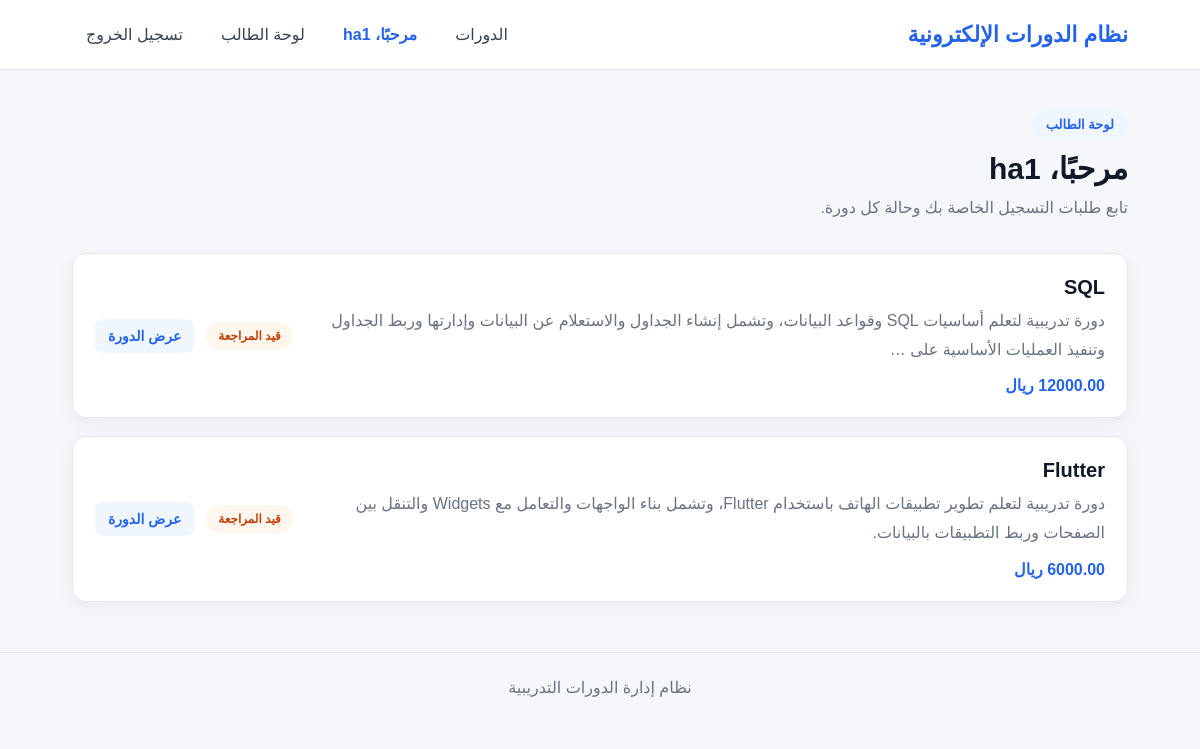
/student/dashboard/ (signed in), run on the app's committed database.
### courses/models/enrollment.py (models this page shows, shortened)
class Enrollment(models.Model):
    STATUS_CHOICES = (
        ("pending", "قيد المراجعة"),
        ("approved", "مقبول"),
        ("rejected", "مرفوض"),
    )
    student = models.ForeignKey(
        User,
        on_delete=models.CASCADE,
        related_name="enrollments",
        verbose_name="الطالب"
    )
    course = models.ForeignKey(
        Course,
        on_delete=models.CASCADE,
        related_name="enrollments",
        verbose_name="الدورة"
    )
    status = models.CharField(
        max_length=20,
        choices=STATUS_CHOICES,
        default="pending",
        verbose_name="حالة الطلب"
    )
    enrolled_at = models.DateTimeField(
        auto_now_add=True,
        verbose_name="تاريخ الطلب"
    )
    class Meta:
        constraints = [
            models.UniqueConstraint(
                fields=["student", "course"],
                name="unique_student_course"
            )
        ]

### courses/models/course.py (models this page shows, shortened)
class Course(models.Model):
    title = models.CharField(
        max_length=200,
        verbose_name="اسم الدورة"
    )
    description = models.TextField(
        verbose_name="وصف الدورة"
    )
    price = models.DecimalField(
        max_digits=10,
        decimal_places=2,
        verbose_name="سعر الدورة"
    )
    image = models.ImageField(
        upload_to="courses/",
        blank=False,
        null=True,
        verbose_name="صورة الدورة"
    )
    created_at = models.DateTimeField(
        auto_now_add=True,
        verbose_name="تاريخ الإضافة"
    )

### courses/views/course_views.py (the view)
@login_required
def student_dashboard(request):
    if request.user.profile.role != "student":
        raise PermissionDenied
    enrollments = Enrollment.objects.filter(
        student=request.user
    ).select_related("course")
    return render(
        request,
        "courses/student_dashboard.html",
        {
            "enrollments": enrollments
        }
    )

### courses/templates/courses/student_dashboard.html (shortened to what this page needs)
{% extends "courses/base.html" %}
{% block content %}
<div class="dashboard-page">
    <div class="page-header">
        <span class="page-label">
            لوحة الطالب
        </span>
        <h1>
            مرحبًا، {{ user.username }}
        </h1>
        <p>
            تابع طلبات التسجيل الخاصة بك وحالة كل دورة.
        </p>
    </div>
    {% if enrollments %}
        <div class="student-courses">
            {% for enrollment in enrollments %}
                <div class="student-course-card">
                    <div class="student-course-info">
                        <h2>
                            {{ enrollment.course.title }}
                        </h2>
                        <p>
                            {{ enrollment.course.description|truncatewords:20 }}
                        </p>
                        <span class="student-course-price">
                            {{ enrollment.course.price }} ريال
                        </span>
                    </div>
                    <div class="student-course-status">
                        {% if enrollment.status == "pending" %}
                            <span class="status-badge status-pending">
                                قيد المراجعة
                            </span>
                        {% elif enrollment.status == "approved" %}
                            <span class="status-badge status-approved">
                                مقبول
                            </span>
                        {% elif enrollment.status == "rejected" %}
                            <span class="status-badge status-rejected">
                                مرفوض
                            </span>
                        {% endif %}
                        <a
                            href="{% url 'course_detail' enrollment.course.pk %}"
                            class="details-button"
                        >
                            عرض الدورة
                        </a>
                    </div>
                </div>
            {% endfor %}
        </div>
    {% endif %}
</div>
{% endblock %}

### courses/templates/courses/base.html (shortened to what this page needs)
{% load static %}
<!DOCTYPE html>
<html lang="ar" dir="rtl">
<head>
    <link rel="stylesheet"
          href="{% static 'courses/css/style.css' %}">
    <link rel="stylesheet"
          href="https://cdnjs.cloudflare.com/ajax/libs/font-awesome/6.5.2/css/all.min.css">
</head>
<body>
    <nav class="navbar">
        <a href="{% url 'course_list' %}" class="brand">
            نظام الدورات الإلكترونية
        </a>
        <div class="nav-links">
            <a href="{% url 'course_list' %}">
                الدورات
            </a>
            {% if user.is_authenticated %}
                <span class="user-name">
                    مرحبًا،    {{ user.username }}
                </span>
                {% if user.profile.role == "student" %}
                    <a href="{% url 'student_dashboard' %}">
                        لوحة الطالب
                    </a>
                {% endif %}
                <a href="{% url 'logout' %}">
                    تسجيل الخروج
                </a>
            {% endif %}
        </div>
    </nav>
    <main class="container">
        {% block content %}
        {% endblock %}
    </main>
    <footer class="footer">
        نظام إدارة الدورات التدريبية
    </footer>
</body>
</html>

### courses/static/courses/css/style.css (style rules this page uses)
* { box-sizing: border-box; margin: 0; padding: 0; }
body { font-family: Arial, sans-serif; background: #f5f7fb; color: #1f2937; min-height: 100vh; }
.navbar { background: #ffffff; border-bottom: 1px solid #e5e7eb; padding: 16px 6%; display: flex; align-items: center; justify-content: space-between; gap: 20px; }
.brand { text-decoration: none; color: #2563eb; font-size: 22px; font-weight: bold; }
.nav-links { display: flex; align-items: center; gap: 10px; flex-wrap: wrap; }
.nav-links a { text-decoration: none; color: #374151; padding: 9px 14px; border-radius: 8px; transition: 0.2s; }
.user-name { color: #2563eb; font-weight: bold; padding: 9px 14px; }
.container { width: 88%; max-width: 1200px; margin: 40px auto; }
.page-label { display: inline-block; background: #eff6ff; color: #2563eb; padding: 7px 14px; border-radius: 20px; font-size: 13px; font-weight: bold; margin-bottom: 12px; }
.details-button { display: inline-flex; align-items: center; justify-content: center; text-decoration: none; background: #eff6ff; color: #2563eb; padding: 9px 13px; border-radius: 8px; font-size: 14px; font-weight: bold; white-space: nowrap; transition: 0.2s; }
.footer { text-align: center; color: #6b7280; padding: 25px; margin-top: 50px; border-top: 1px solid #e5e7eb; }
.dashboard-page { width: 100%; }
.page-header { margin-bottom: 30px; }
.page-header h1 { color: #111827; font-size: 30px; margin-bottom: 8px; }
.page-header p { color: #6b7280; line-height: 1.8; }
.student-courses { display: flex; flex-direction: column; gap: 18px; }
.student-course-card { background: #ffffff; border: 1px solid #e5e7eb; border-radius: 14px; padding: 22px; display: flex; align-items: center; justify-content: space-between; gap: 25px; box-shadow: 0 5px 18px rgba(0, 0, 0, 0.05); }
.student-course-info { flex: 1; }
.student-course-info h2 { color: #111827; font-size: 20px; margin-bottom: 8px; }
.student-course-info p { color: #6b7280; line-height: 1.8; margin-bottom: 12px; }
.student-course-price { color: #2563eb; font-weight: bold; }
.student-course-status { display: flex; align-items: center; gap: 12px; flex-wrap: wrap; }
.status-badge { padding: 8px 14px; border-radius: 20px; font-size: 13px; font-weight: bold; }
.status-pending { background: #fff7ed; color: #c2410c; }
.status-badge { display: inline-block; padding: 7px 13px; border-radius: 20px; font-size: 13px; font-weight: bold; }
.status-badge { display: inline-flex; align-items: center; justify-content: center; padding: 7px 12px; border-radius: 20px; font-size: 12px; font-weight: bold; white-space: nowrap; }

### data on the page
Enrollment: course "SQL", course.description "دورة تدريبية لتعلم أساسيات SQL وقواعد البيانات، وتشمل إنشاء الجداول والاستعلام عن البيانات وإدارتها وربط الجداول وتنفيذ العمليات الأساسية على …", course.price "12000.00", status "قيد المراجعة"
Enrollment: course "Flutter", course.description "دورة تدريبية لتعلم تطوير تطبيقات الهاتف باستخدام Flutter، وتشمل بناء الواجهات والتعامل مع Widgets والتنقل بين الصفحات وربط التطبيقات بالبيانات.", course.price "6000.00", status "قيد المراجعة"

### other printed values
{{ user.username }} "ha1"
